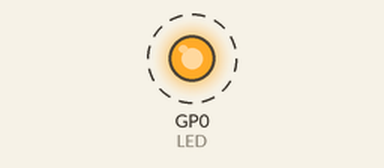
The program below on a simulated Raspberry Pi Pico running MicroPython. Parts: output pins drawn as LEDs (lit = HIGH). Dashed ring = blinking.

Above: at 0.5 s.
Timing chart, 0 to 4.6 s (numbered marks = the images above):
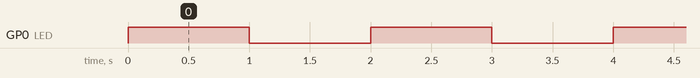

The program:

ExtFlash.py
```python
#---------------------------------------------------------
#			FLASHING AN EXTERNAL LED
#			========================
#
# In this program an external LED is connected to port pin
# GP0 (pin 1). The LED is flashed every second
#
# Author: Dogan Ibrahim
# File  : ExtFlash.py
# Date  : February, 2021
#----------------------------------------------------------
from machine import Pin
import utime

LED = Pin(0, Pin.OUT)		    # LED at GP0

while True:						# DO FOREVER
    LED.value(1)				# LED ON
    utime.sleep(1)				# Wait 1 second
    LED.value(0)				# LED OFF
    utime.sleep(1)				# Wait 1 second

    
```

Measured:
- by itself, GP0 (LED): alternates HIGH for 1.0 s and LOW for 1.0 s
